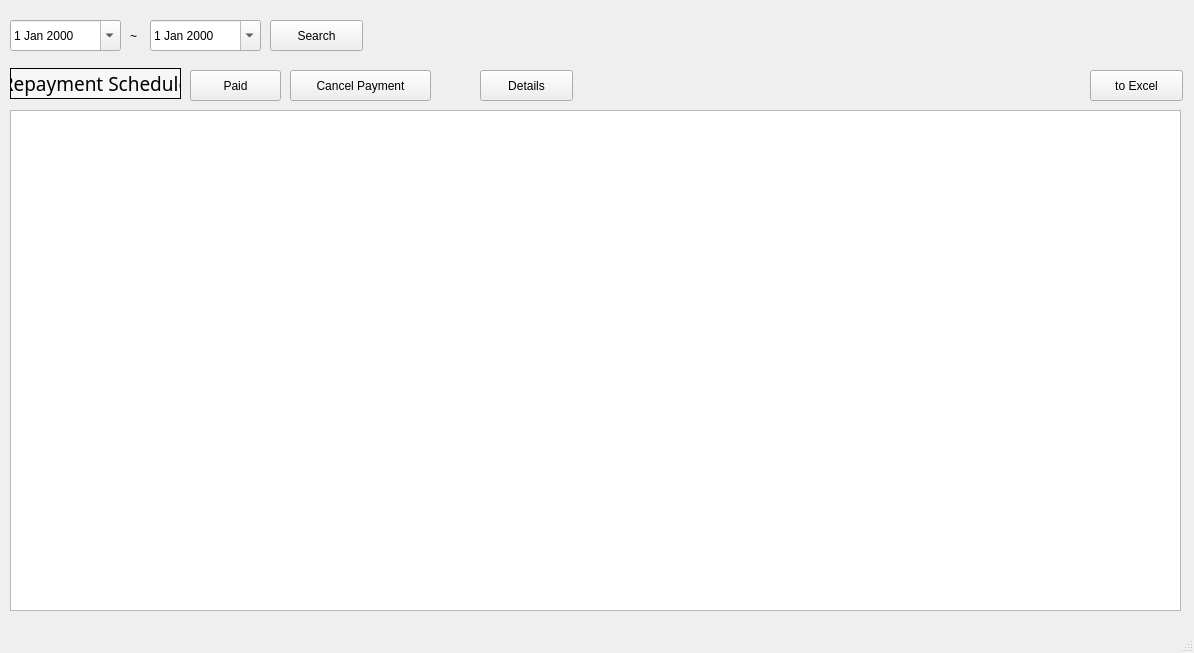
<?xml version="1.0" encoding="UTF-8"?>
<ui version="4.0">
 <class>MainWindow</class>
 <widget class="QMainWindow" name="MainWindow">
  <property name="geometry">
   <rect>
    <x>0</x>
    <y>0</y>
    <width>1194</width>
    <height>653</height>
   </rect>
  </property>
  <property name="windowTitle">
   <string>Repayment Schedule Search</string>
  </property>
  <widget class="QWidget" name="centralwidget">
   <widget class="QPushButton" name="cancelPaymentButton">
    <property name="geometry">
     <rect>
      <x>290</x>
      <y>70</y>
      <width>141</width>
      <height>31</height>
     </rect>
    </property>
    <property name="text">
     <string>Cancel Payment</string>
    </property>
   </widget>
   <widget class="QTableView" name="repaymentScheduleTable">
    <property name="geometry">
     <rect>
      <x>10</x>
      <y>110</y>
      <width>1171</width>
      <height>501</height>
     </rect>
    </property>
   </widget>
   <widget class="QPushButton" name="paidButton">
    <property name="geometry">
     <rect>
      <x>190</x>
      <y>70</y>
      <width>91</width>
      <height>31</height>
     </rect>
    </property>
    <property name="font">
     <font>
      <pointsize>9</pointsize>
     </font>
    </property>
    <property name="text">
     <string>Paid</string>
    </property>
   </widget>
   <widget class="QLabel" name="label_16">
    <property name="geometry">
     <rect>
      <x>10</x>
      <y>68</y>
      <width>171</width>
      <height>31</height>
     </rect>
    </property>
    <property name="font">
     <font>
      <family>Agency FB</family>
      <pointsize>14</pointsize>
     </font>
    </property>
    <property name="styleSheet">
     <string notr="true">background-color:rgb(247, 247, 247)</string>
    </property>
    <property name="frameShape">
     <enum>QFrame::Box</enum>
    </property>
    <property name="text">
     <string>Repayment Schedule</string>
    </property>
    <property name="alignment">
     <set>Qt::AlignCenter</set>
    </property>
   </widget>
   <widget class="QPushButton" name="toExcelButton">
    <property name="geometry">
     <rect>
      <x>1090</x>
      <y>70</y>
      <width>93</width>
      <height>31</height>
     </rect>
    </property>
    <property name="text">
     <string>to Excel</string>
    </property>
   </widget>
   <widget class="QDateEdit" name="startDate">
    <property name="geometry">
     <rect>
      <x>10</x>
      <y>20</y>
      <width>111</width>
      <height>31</height>
     </rect>
    </property>
    <property name="buttonSymbols">
     <enum>QAbstractSpinBox::UpDownArrows</enum>
    </property>
    <property name="calendarPopup">
     <bool>true</bool>
    </property>
   </widget>
   <widget class="QLabel" name="label">
    <property name="geometry">
     <rect>
      <x>130</x>
      <y>20</y>
      <width>16</width>
      <height>31</height>
     </rect>
    </property>
    <property name="text">
     <string>~</string>
    </property>
   </widget>
   <widget class="QDateEdit" name="endDate">
    <property name="geometry">
     <rect>
      <x>150</x>
      <y>20</y>
      <width>111</width>
      <height>31</height>
     </rect>
    </property>
    <property name="buttonSymbols">
     <enum>QAbstractSpinBox::UpDownArrows</enum>
    </property>
    <property name="calendarPopup">
     <bool>true</bool>
    </property>
   </widget>
   <widget class="QPushButton" name="searchButton">
    <property name="geometry">
     <rect>
      <x>270</x>
      <y>20</y>
      <width>93</width>
      <height>31</height>
     </rect>
    </property>
    <property name="text">
     <string>Search</string>
    </property>
   </widget>
   <widget class="QPushButton" name="detailsButton">
    <property name="geometry">
     <rect>
      <x>480</x>
      <y>70</y>
      <width>93</width>
      <height>31</height>
     </rect>
    </property>
    <property name="text">
     <string>Details</string>
    </property>
   </widget>
  </widget>
  <widget class="QStatusBar" name="statusbar"/>
 </widget>
 <resources/>
 <connections/>
</ui>
